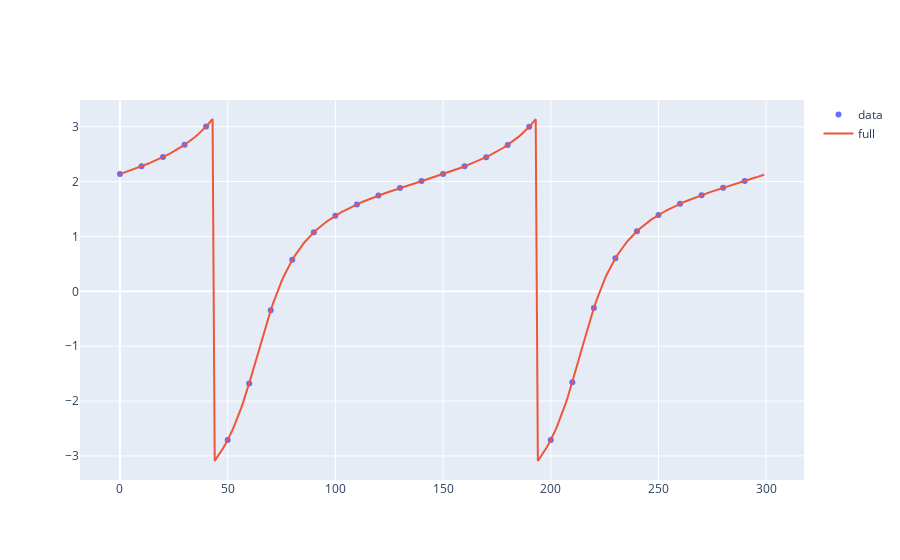

The notebook cell this image was saved under:
### Markdown cell above
# VIS

### Code cell
y = np.angle(signals_data_full[0, ...])
x = y.copy()

step = 10
x[[True if i % step else False for i in range(len(x))]] = np.nan


n = 300
fig = go.Figure()
fig.add_trace(go.Scatter(y=x[:n], name="data", mode="markers"))
fig.add_trace(go.Scatter(y=y[:n], name="full"))
fig

### Figure 1 — Plotly figure (JSON) as saved in the notebook; plotly's stock layout.template omitted (floating-point values rounded to 4 significant figures; data arrays with more than 128 entries replaced by an {"elided": "..."} marker saying what was removed)
{"data": [{"mode": "markers", "name": "data", "type": "scatter", "y": {"elided": "300 float values"}}, {"name": "full", "type": "scatter", "y": {"elided": "300 float values"}}], "layout": {"autosize": true, "xaxis": {"autorange": true, "range": [-17.95, 317.0]}, "yaxis": {"autorange": true, "range": [-3.44, 3.496], "type": "linear"}}}
